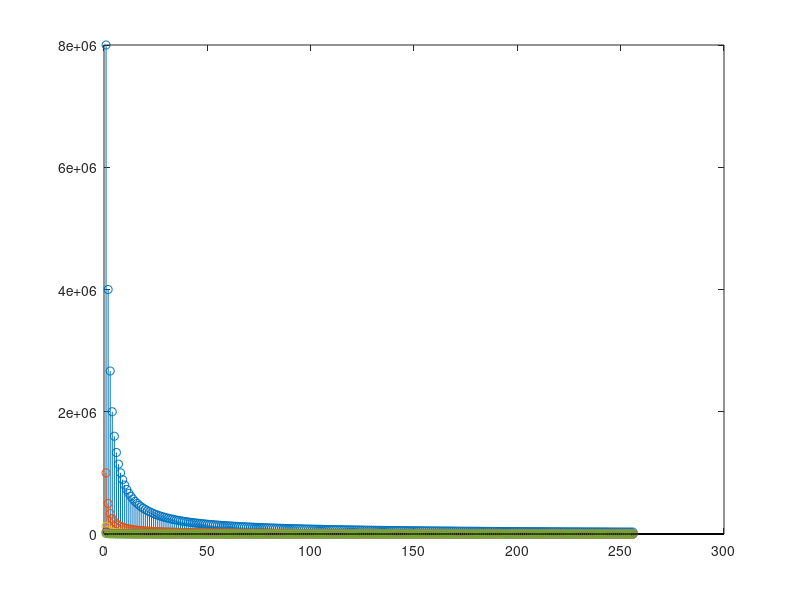

MATLAB code to generate this figure:
% generate freqs matrix
clear all
close all
clc
freqs=zeros(5,256);
N=[1 8 64 256 1024];
for i=1:length(N)
   OCR0=(0:255);
   f=(16000000)./(2*N(i)*(1+OCR0));
   freqs(i,:)=f;
   stem(f);
   hold on
end
